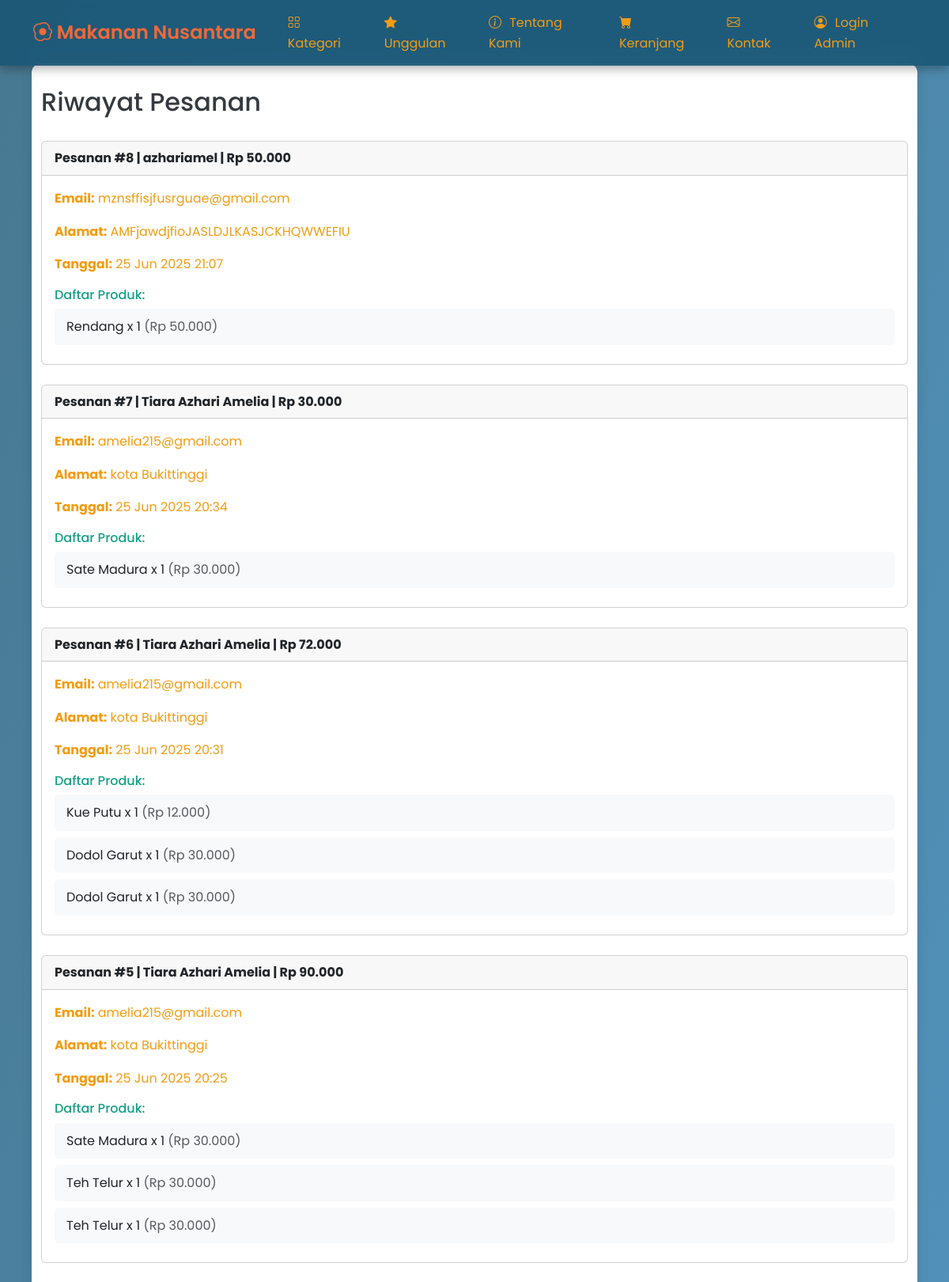
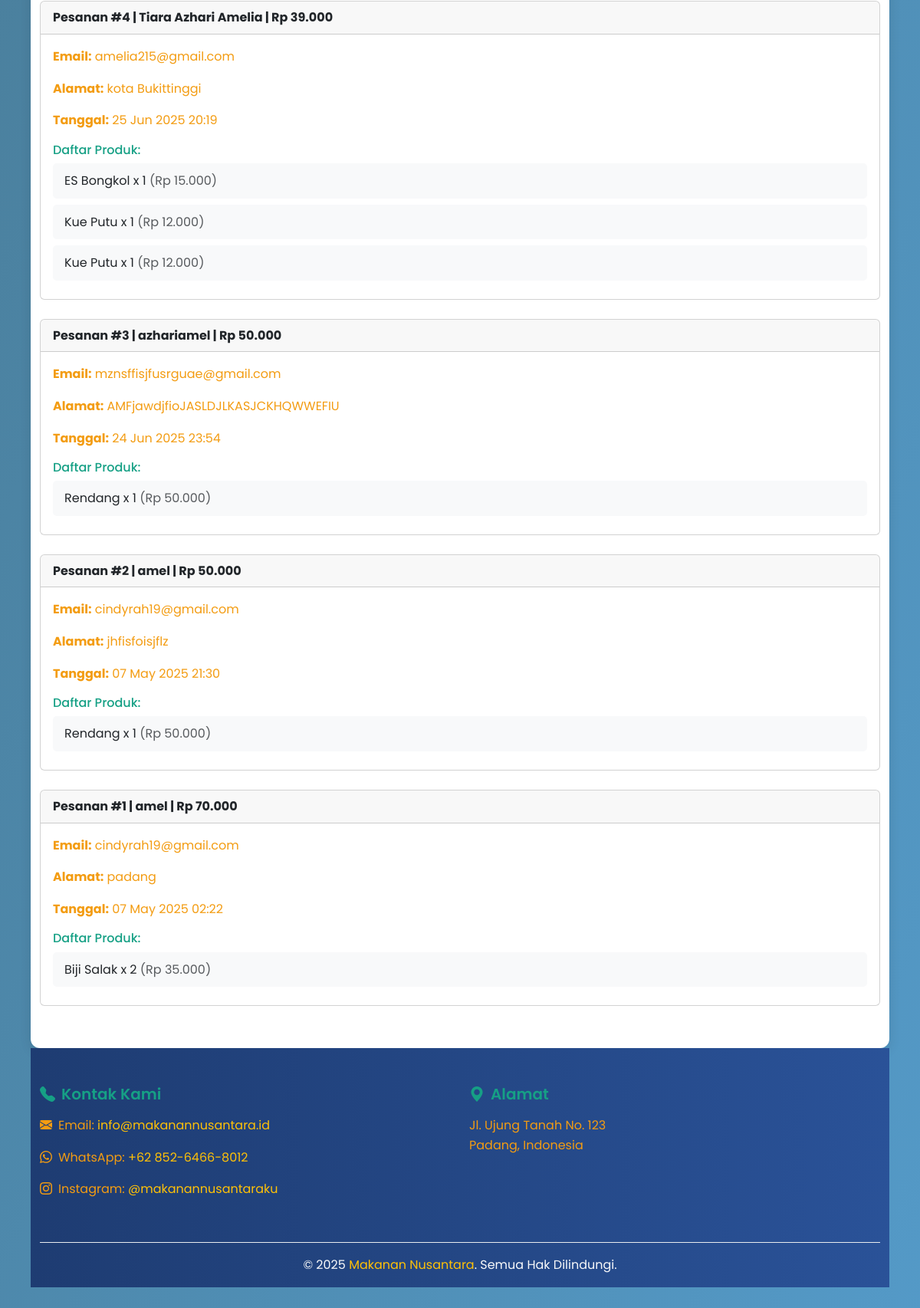
/riwayat_pesanan.php, run on the app's committed database (2 pictures, top to bottom).
### tables this page shows
CREATE TABLE `pesanan` (
  `id` int(11) NOT NULL,
  `nama` varchar(100) DEFAULT NULL,
  `email` varchar(100) DEFAULT NULL,
  `alamat` text DEFAULT NULL,
  `total` int(11) DEFAULT NULL,
  `tanggal` datetime DEFAULT current_timestamp()
);

CREATE TABLE `pesanan_detail` (
  `id` int(11) NOT NULL,
  `pesanan_id` int(11) DEFAULT NULL,
  `produk_id` int(11) DEFAULT NULL,
  `nama_produk` varchar(100) DEFAULT NULL,
  `harga` int(11) DEFAULT NULL,
  `jumlah` int(11) DEFAULT NULL
);

### riwayat_pesanan.php (the view, shortened to what this page needs)
<?php
include 'include/db.php';
$sql = "SELECT * FROM pesanan ORDER BY tanggal DESC";
$result = $conn->query($sql);
?>
<!DOCTYPE html>
<html lang="id">
<head>
  <link href="https://cdn.jsdelivr.net/npm/bootstrap@5.3.3/dist/css/bootstrap.min.css" rel="stylesheet">
</head>
<body>
<?php include 'include/header.php'; ?>
<div class="container riwayat-container">
  <h2>Riwayat Pesanan</h2>
  <?php if ($result->num_rows > 0): ?>
    <?php while ($pesanan = $result->fetch_assoc()): ?>
      <div class="card">
        <div class="card-header">
          Pesanan #<?= $pesanan['id']; ?> | <?= $pesanan['nama']; ?> | Rp <?= number_format($pesanan['total'], 0, ',', '.'); ?>
        </div>
        <div class="card-body">
          <p><strong>Email:</strong> <?= $pesanan['email']; ?></p>
          <p><strong>Alamat:</strong> <?= $pesanan['alamat']; ?></p>
          <p><strong>Tanggal:</strong> <?= date('d M Y H:i', strtotime($pesanan['tanggal'])); ?></p>
          <h6>Daftar Produk:</h6>
          <?php
          $pesanan_id = $pesanan['id'];
          $detailQuery = "SELECT * FROM pesanan_detail WHERE pesanan_id = $pesanan_id";
          $detailResult = $conn->query($detailQuery);
          while ($produk = $detailResult->fetch_assoc()):
          ?>
            <div class="produk-item">
              <?= $produk['nama_produk']; ?> x <?= $produk['jumlah']; ?> <span class="text-muted"> (Rp <?= number_format($produk['harga'], 0, ',', '.'); ?>)</span>
            </div>
          <?php endwhile; ?>
        </div>
      </div>
    <?php endwhile; ?>
  <?php else: ?>
    <div class="alert alert-info">Belum ada pesanan.</div>
  <?php endif; ?>
</div>
<?php include 'include/footer.php'; ?>
</body>
</html>

### header.php (shortened to what this page needs)
<!DOCTYPE html>
<html lang="id">
<head>
  <link href="https://cdn.jsdelivr.net/npm/bootstrap@5.3.3/dist/css/bootstrap.min.css" rel="stylesheet">
  <link href="https://cdn.jsdelivr.net/npm/bootstrap-icons@1.10.5/font/bootstrap-icons.css" rel="stylesheet">
</head>
<body>
<nav class="navbar navbar-expand-lg navbar-dark navbar-custom fixed-top">
  <div class="container">
    <a class="navbar-brand" href="#"><i class="bi bi-egg-fried"></i> Makanan Nusantara</a>
    <div class="collapse navbar-collapse justify-content-end" id="navbarNav">
      <ul class="navbar-nav">
        <li class="nav-item">
          <a class="nav-link" href="#kategori">
            <i class="bi bi-grid nav-icon"></i> Kategori
          </a>
        </li>
        <li class="nav-item">
          <a class="nav-link" href="#unggulan">
            <i class="bi bi-star-fill nav-icon"></i> Unggulan
          </a>
        </li>
        <li class="nav-item">
          <a class="nav-link" href="#tentang">
            <i class="bi bi-info-circle nav-icon"></i> Tentang Kami
          </a>
        </li>
        <li class="nav-item">
          <a class="nav-link" href="keranjang.php">
            <i class="bi bi-cart-fill nav-icon"></i> Keranjang
          </a>
        </li>
        <li class="nav-item">
          <a class="nav-link" href="#kontak">
            <i class="bi bi-envelope nav-icon"></i> Kontak
          </a>
        </li>
        <?php if (isset($_SESSION['admin_login'])): ?>
          <li class="nav-item">
            <a class="nav-link" href="dashboard.php">
              <i class="bi bi-speedometer2 nav-icon"></i> Dashboard Admin
            </a>
          </li>
          <li class="nav-item">
            <a class="nav-link text-danger" href="logout.php">
              <i class="bi bi-box-arrow-right nav-icon"></i> Logout
            </a>
          </li>
        <?php else: ?>
          <li class="nav-item">
            <a class="nav-link" href="login.php">
              <i class="bi bi-person-circle nav-icon"></i> Login Admin
            </a>
          </li>
        <?php endif; ?>
      </ul>
    </div>
  </div>
</nav>
</body>
</html>

### footer.php (shortened to what this page needs)
<footer class="pt-5 text-light" id="kontak" style="background: linear-gradient(to right, #1e3c72, #2a5298);">
  <div class="container">
    <div class="row">
      <div class="col-md-6 mb-4">
        <h5 class="fw-semibold mb-3"><i class="bi bi-telephone-fill me-2"></i>Kontak Kami</h5>
        <p><i class="bi bi-envelope-fill me-2"></i>Email: <a href="mailto:info@makanannusantara.id" class="text-warning text-decoration-none">info@makanannusantara.id</a></p>
        <p><i class="bi bi-whatsapp me-2"></i>WhatsApp: <a href="https://wa.me/6285264668012" class="text-warning text-decoration-none">+62 852-6466-8012</a></p>
        <p><i class="bi bi-instagram me-2"></i>Instagram: <a href="https://instagram.com/amliarhmi2" class="text-warning text-decoration-none">@makanannusantaraku</a></p>
      </div>
      <div class="col-md-6 mb-4">
        <h5 class="fw-semibold mb-3"><i class="bi bi-geo-alt-fill me-2"></i>Alamat</h5>
        <p class="mb-0">Jl. Ujung Tanah No. 123</p>
        <p class="mb-0">Padang, Indonesia</p>
      </div>
    </div>
    <div class="text-center py-3 mt-3 border-top border-light-subtle">
      &copy; <?php echo date('Y'); ?> <span class="text-warning">Makanan Nusantara</span>. Semua Hak Dilindungi.
    </div>
  </div>
</footer>
</body>
</html>

### riwayat_pesanan.php (style rules this page uses)
body { background: #f4f4f4; padding: 40px; }
.riwayat-container { background-color: #fff; padding: 30px; border-radius: 12px; box-shadow: 0 4px 15px rgba(0,0,0,0.1); }
.riwayat-container h2 { color: #343a40; margin-bottom: 30px; }
.card { margin-bottom: 25px; border-left: 5px solid #28a745; }
.card-header { background: #28a745; color: white; font-weight: bold; }
.produk-item { background: #f8f9fa; padding: 10px 15px; border-radius: 5px; margin-bottom: 8px; }

### header.php (style rules this page uses)
body { font-family: 'Poppins', sans-serif; background: linear-gradient(to bottom right, rgba(26, 87, 118, 0.8), rgba(41, 128, 185, 0.8)), url('gambar/latar.jpg') no-repeat center center fixed; background-size: cover; color: #f39c12; padding-top: 80px; line-height: 1.6; }
.navbar-custom { background: rgba(26, 87, 118, 0.9); backdrop-filter: blur(10px); box-shadow: 0 4px 12px rgba(0,0,0,0.3); }
.navbar-brand { color: #f36838 !important; font-weight: 600; font-size: 1.5rem; }
.navbar-nav .nav-link { color: #f39c12 !important; margin-left: 1rem; transition: all 0.3s; }
.nav-icon { margin-right: 6px; }
h1, h2, h3, h4, h5, h6 { color: #16a085; }
p, li { color: #f39c12; }

### data on the page
pesanan: id "8", nama "azhariamel", total "50.000", email "mznsffisjfusrguae@gmail.com", alamat "AMFjawdjfioJASLDJLKASJCKHQWWEFIU", tanggal "25 Jun 2025 21:07"
pesanan_detail: nama_produk "Rendang", jumlah "1", harga "50.000"
pesanan: id "7", nama "Tiara Azhari Amelia", total "30.000", email "amelia215@gmail.com", alamat "kota Bukittinggi", tanggal "25 Jun 2025 20:34"
pesanan_detail: nama_produk "Sate Madura", jumlah "1", harga "30.000"
pesanan: id "6", nama "Tiara Azhari Amelia", total "72.000", email "amelia215@gmail.com", alamat "kota Bukittinggi", tanggal "25 Jun 2025 20:31"
pesanan_detail: nama_produk "Kue Putu", jumlah "1", harga "12.000"
pesanan_detail: nama_produk "Dodol Garut", jumlah "1", harga "30.000"
pesanan_detail: nama_produk "Dodol Garut", jumlah "1", harga "30.000"
pesanan: id "5", nama "Tiara Azhari Amelia", total "90.000", email "amelia215@gmail.com", alamat "kota Bukittinggi", tanggal "25 Jun 2025 20:25"
pesanan_detail: nama_produk "Sate Madura", jumlah "1", harga "30.000"
pesanan_detail: nama_produk "Teh Telur", jumlah "1", harga "30.000"
pesanan_detail: nama_produk "Teh Telur", jumlah "1", harga "30.000"
pesanan: id "4", nama "Tiara Azhari Amelia", total "39.000", email "amelia215@gmail.com", alamat "kota Bukittinggi", tanggal "25 Jun 2025 20:19"
pesanan_detail: nama_produk "ES Bongkol", jumlah "1", harga "15.000"
pesanan_detail: nama_produk "Kue Putu", jumlah "1", harga "12.000"
pesanan_detail: nama_produk "Kue Putu", jumlah "1", harga "12.000"
pesanan: id "3", nama "azhariamel", total "50.000", email "mznsffisjfusrguae@gmail.com", alamat "AMFjawdjfioJASLDJLKASJCKHQWWEFIU", tanggal "24 Jun 2025 23:54"
pesanan_detail: nama_produk "Rendang", jumlah "1", harga "50.000"
pesanan: id "2", nama "amel", total "50.000", email "cindyrah19@gmail.com", alamat "jhfisfoisjflz", tanggal "07 May 2025 21:30"
pesanan_detail: nama_produk "Rendang", jumlah "1", harga "50.000"
pesanan: id "1", nama "amel", total "70.000", email "cindyrah19@gmail.com", alamat "padang", tanggal "07 May 2025 02:22"
pesanan_detail: nama_produk "Biji Salak", jumlah "2", harga "35.000"
